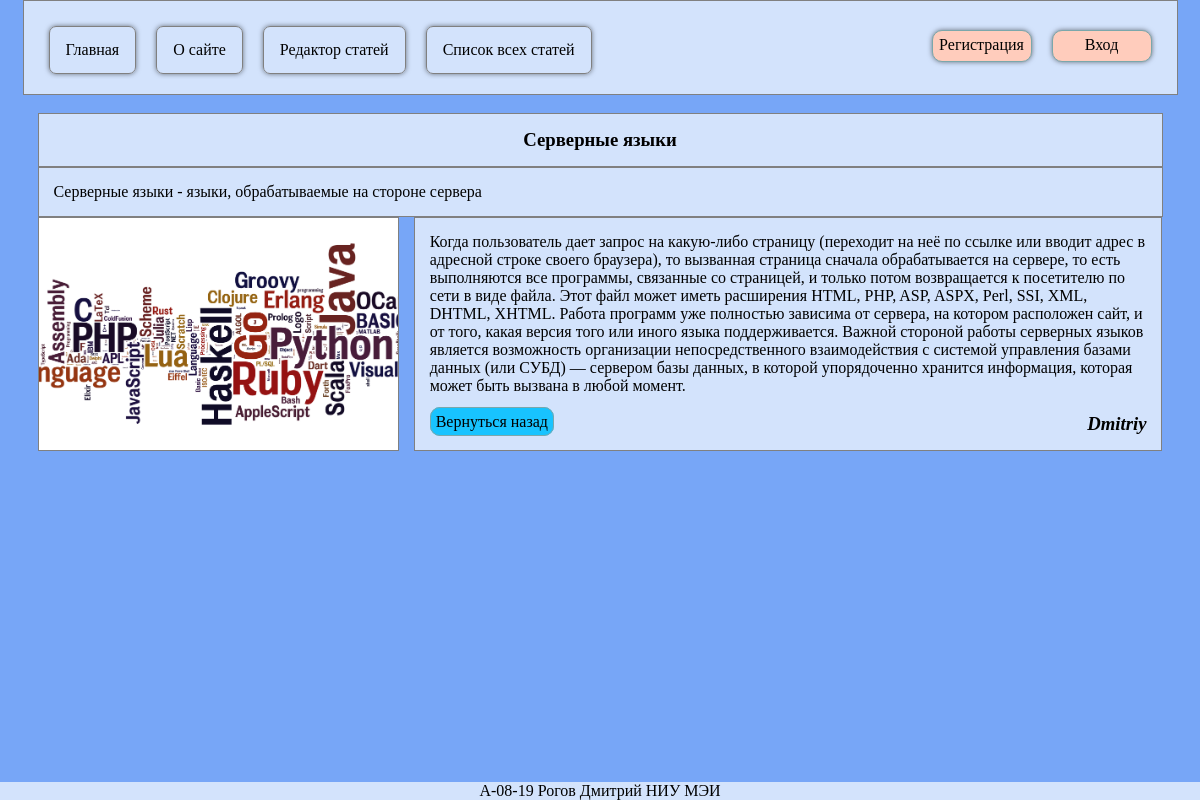
Page /article.php?id=2 on the committed database.
### tables this page shows
CREATE TABLE `articles` (
  `Id` int UNSIGNED NOT NULL,
  `title` varchar(100) NOT NULL,
  `des` varchar(100) NOT NULL,
  `content` varchar(10000) NOT NULL,
  `path` varchar(50) DEFAULT NULL,
  `author` varchar(30) NOT NULL
);

### article.php (the view, shortened to what this page needs)
<?php
require_once('db.php');
$article_id=$_GET['id'];
$sql="SELECT * FROM articles WHERE Id = '$article_id'";
$result = mysqli_query($db_connect ,$sql);
?>
<!DOCTYPE HTML>
<html lang="ru">
<head>
    <link href="./gird.css" rel="stylesheet">
	<link href="./editor-styles.css" rel="stylesheet">
</head>
<body>
    <div class="header">
        <div class="container">
            <div class="row">
                <div class="col-12">
                    <ul>
                        <li><a class="active" href="index.php">Главная</a></li>
                        <li><a href="about.php">О сайте</a></li>
                        <li><a href="article-editor.php">Редактор статей</a></li>
						<li><a href="articles.php">Список всех статей</a></li>
						<?php if (empty($_SESSION['auth'])): ?>
						<li class="li-r2">
                            <a href="enterpage.html" class="reg-but">Вход</a>
                        </li>
                        <li class="li-r2">
                            <a href="registrationpage.html" class="reg-but">Регистрация</a>
                        </li>
						<?php endif; ?>
                    </ul>
                </div>
            </div>
        </div>
    </div>
	<div class="main-cont">
        <div class="container"><br>
			<?php while($row=mysqli_fetch_assoc($result)): ?>
			<?php $picture=$row['path'];?>
            <div class="row">
				<div class="col-12">
                    <h3><?=$row['title']?></h3>
                </div>
				<div class="col-12l">
                    <p><?=$row['des']?></p>
                </div>
				<div class="col-4">
					<img src="<?=$picture?>" alt="">
				</div>
				<div class="col-8">
					<p><?=$row['content']?></p><br>
					<h3 class="p-author"><?=$row['author']?></h3>
					<a href="articles.php" class="go-nex-but">Вернуться назад</a><br>
				</div>
			</div>
			<?php endwhile;?>
		</div>
	</div>
    <footer>
        <p>А-08-19 Рогов Дмитрий НИУ МЭИ</p>
    </footer>
</body>
</html>

### gird.css (style rules this page uses)
*, *:before, *:after { box-sizing: inherit; }
html { box-sizing: border-box; height: 100%; }
body, p, h1, h2, h3, ul, ol { margin: 0; padding: 0; }
body { display: flex; flex-direction: column; min-height: 100vh; background: #9190e8; }
.header { background-color: #9190e8; }
.main-cont { flex-grow: 1; background-color: #77A6F7; max-width: 1200px; width: 100%; margin: 0 auto; padding: 0 15px; }
.container { background-color: #77a6f7; max-width: 1200px; margin: 0 auto; padding: 0 15px; }
.row { display: flex; flex-wrap: wrap; }
.row > div { padding: 15px; margin: 0 auto; background-color: #D3E3FC; border: 1px solid gray; }
.col-4 { width: calc(33% - 15px); padding: 0 !important; }
.col-8 { width: calc(67% - 15px); }
.col-12 { width: calc(100% - 15px); text-align: center; }
.col-12l { width: calc(100% - 15px); text-align: left; }
ul { list-style-type: none; margin: 0; padding: 0; overflow: hidden; }
li { float: left; position: relative; top: 10px; margin: 0 10px; }
.li-r2 { float: right; position: relative; top: 14px; margin: 0 10px; }
li a { display: block; color: black; text-align: center; padding: 14px 16px; text-decoration: none; border: 1px solid gray; border-radius: 7px; box-shadow: 0 0 5px rgba(0,0,0,0.5); margin-bottom: 15px; }
.reg-but { position: relative; display: block; margin: 0; margin-bottom: 15px; background: #FFCCBC; color: black; width: 100px; height: 32px; border: 1px solid #7BA7AB; border-radius: 10px; padding: 5px; text-decoration: none; }
a:active, a:hover, a { text-decoration: none; color: black; }
img { padding: 0 ; position: relative; display: inline-block; top: 0px; width: 100%; height: 100%; object-fit: cover; }
footer { flex-shrink: 0; background-color: #D3E3FC; padding: 0 15px; text-align: center; }

### editor-styles.css (style rules this page uses)
.p-author { float: right; position: relative; bottom: 0%; font-style: Italic; }
.go-nex-but { position: relative; bottom: 0%; color: black; width: 100%; height: 32px; border: 1px solid #7BA7AB; background: #18C3FF; border-radius: 10px; padding: 5px; text-align: center; text-decoration: none; }

### rows in the picture
articles: title "Серверные языки", des "Серверные языки - языки, обрабатываемые на стороне сервера", path (picture), content "Когда пользователь дает запрос на какую-либо страницу (переходит на неё по ссылке или вводит адрес в адресной строке своего браузера), то вызванная страница сначала обрабатывается на сервере, то есть выполняются все программы, связанные со страницей, и только потом возвращается к посетителю по сети в виде файла. Этот файл может иметь расширения HTML, PHP, ASP, ASPX, Perl, SSI, XML, DHTML, XHTML. Работа программ уже полностью зависима от сервера, на котором расположен сайт, и от того, какая версия того или иного языка поддерживается. Важной стороной работы серверных языков является возможность организации непосредственного взаимодействия с системой управления базами данных (или СУБД) —…", author "Dmitriy"
